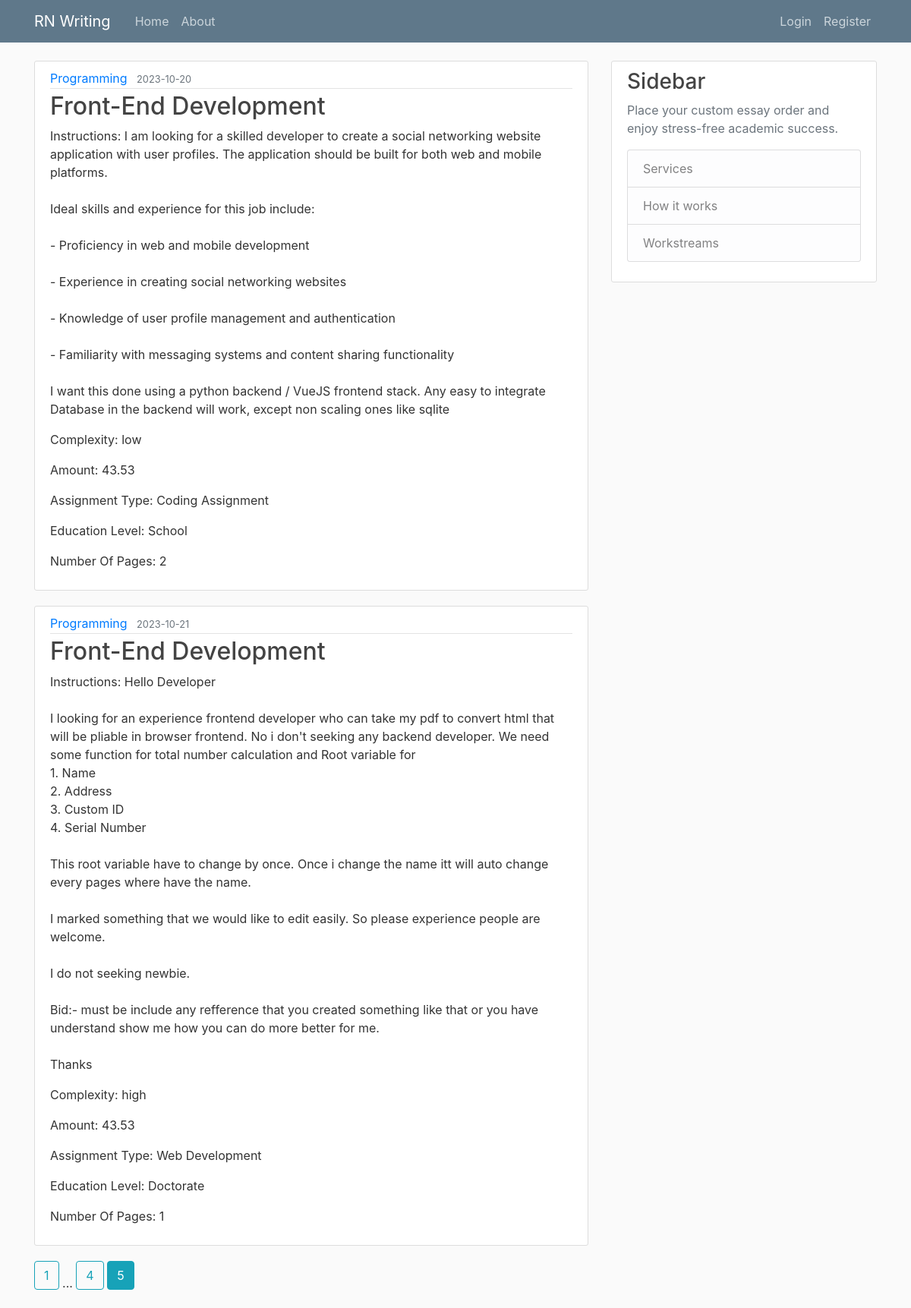
/home?page=5, run on the app's committed database.
### writingapp/models.py (models this page shows)
class Job(db.Model):
    __tablename__ = "job"
    id = db.Column(db.Integer, primary_key = True)
    client_id = db.Column(db.Integer, db.ForeignKey("client.id"))
    complexity = db.Column(db.String(255))
    deadline = db.Column(db.Date)
    amount = db.Column(db.Integer)
    assignment_type = db.Column(db.String(255))
    service = db.Column(db.String(255))
    education_level = db.Column(db.String(255))
    number_of_pages = db.Column(db.Integer)
    number_of_words = db.Column(db.Integer)
    line_spacing = db.Column(db.String(255))
    assignment_language = db.Column(db.String(255))
    sources_required = db.Column(db.String(255))
    citation_style = db.Column(db.String(255))
    subject = db.Column(db.String(255))
    instructions = db.Column(db.Text)
    submit_date = db.Column(db.DateTime, nullable=False)
    client = db.relationship("Client", backref = "job")
    skills = db.relationship("Skills", backref = "job")
    payment = db.relationship("Payment", backref = "job")
    attachment = db.relationship("Attachment", backref = 'job')

### writingapp/routes.py (the view)
@app.route("/")
@app.route("/home")
def home():
    page = request.args.get('page', 1, type=int)
    jobs = Job.query.paginate(page=page, per_page=2)
    return render_template('home.html', jobs=jobs)

### writingapp/templates/home.html
{% extends "layout.html" %}
{% block content %}
    {% for job in jobs.items %}
    <article class='media content-section'>
        <div class='media-body'>
            <div class='article-metadata'>
                <a class='mr-2' href="{{ url_for('similar_jobs', by_service=job.service) }}">{{ job.service }}</a>
                <small class='text-muted'>{{job.deadline}}</small>
            </div>
            <h2><a class='article-title' href="{{ url_for('show_job', job_id=job.id) }}">{{job.subject}}</a></h2>
            <p class='article-content'>Instructions: {{job.instructions}}</p>
            <p class='article-content'>Complexity: {{job.complexity}}</p>
            <p class='article-content'>Amount: {{job.amount}}</p>
            <p class='article-content'>Assignment Type: {{job.assignment_type}}</p>
            <p class='article-content'>Education Level: {{job.education_level}}</p>
            <p class='article-content'>Number Of Pages: {{job.number_of_pages}}</p>
        </div>
    </article>
    {% endfor %}
    {% for page_num in jobs.iter_pages(left_edge=1, right_edge=1, left_current=1, right_current=2) %}
        {% if page_num %}
        {% if jobs.page == page_num %}
        <a class='btn btn-info mb-4' href='{{ url_for('home', page=page_num) }}'>{{ page_num }}</a>
        {% else %}
        <a class='btn btn-outline-info mb-4' href='{{ url_for('home', page=page_num) }}'>{{ page_num }}</a>
        {% endif %}
        {% else %}
         ...
        {% endif %}
    {% endfor %}
{% endblock content %}

### writingapp/static/main.css (style rules this page uses)
body { background: #fafafa; color: #333333; margin-top: 5rem; }
h1, h2, h3, h4, h5, h6 { color: #444444; }
.content-section { background: #ffffff; padding: 10px 20px; border: 1px solid #dddddd; border-radius: 3px; margin-bottom: 20px; }
.article-title { color: #444444; }
.article-content { white-space: pre-line; }
.article-metadata { padding-bottom: 1px; margin-bottom: 4px; border-bottom: 1px solid #e3e3e3 }

### data on the page
Job: service "Programming", deadline "2023-10-20", subject "Front-End Development", instructions "I am looking for a skilled developer to create a social networking website application with user profiles. The application should be built for both web and mobile platforms. Ideal skills and experience for this job include: - Proficiency in web and mobile development - Experience in creating social networking websites - Knowledge of user profile management and authentication - Familiarity with messaging systems and content sharing functionality I want this done using a python backend / VueJS frontend stack. Any easy to integrate Database in the backend will work, except non scaling ones like sqlite", complexity "low", amount "43.53", assignment_type "Coding Assignment", education_level "School", number_of_pages "2"
Job: service "Programming", deadline "2023-10-21", subject "Front-End Development", instructions "Hello Developer I looking for an experience frontend developer who can take my pdf to convert html that will be pliable in browser frontend. No i don't seeking any backend developer. We need some function for total number calculation and Root variable for 1. Name 2. Address 3. Custom ID 4. Serial Number This root variable have to change by once. Once i change the name itt will auto change every pages where have the name. I marked something that we would like to edit easily. So please experience people are welcome. I do not seeking newbie. Bid:- must be include any refference that you created something like that or you have understand show me how you can do more better for me. Thanks", complexity "high", amount "43.53", assignment_type "Web Development", education_level "Doctorate", number_of_pages "1"

### other printed values
{{ page_num }} "1" "4"
{{ page_num }} "5"
